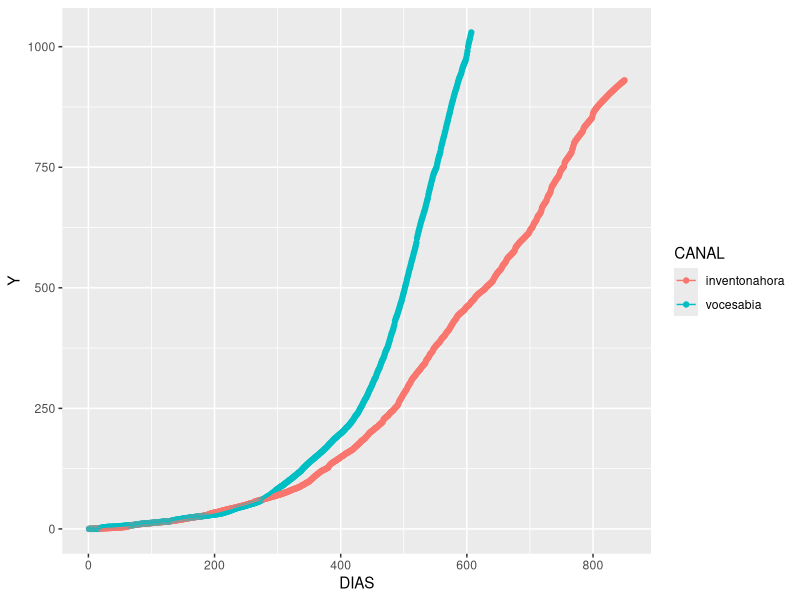
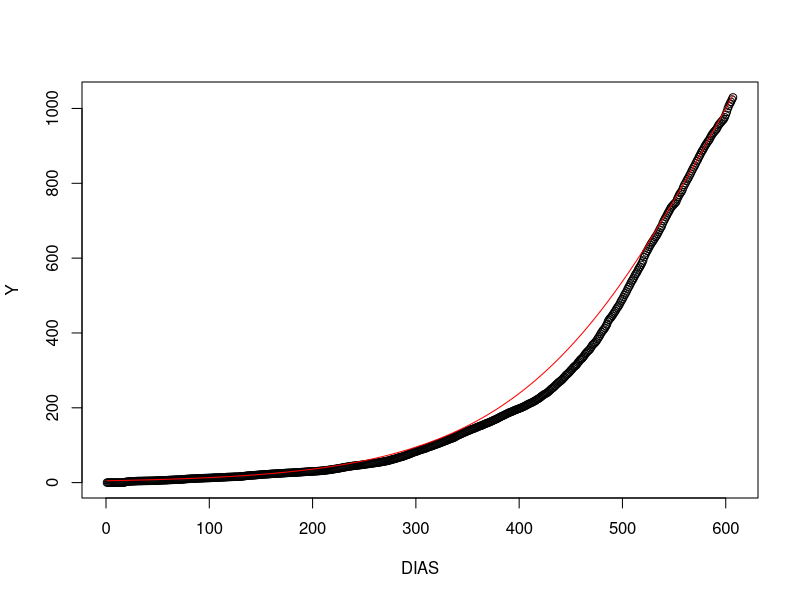
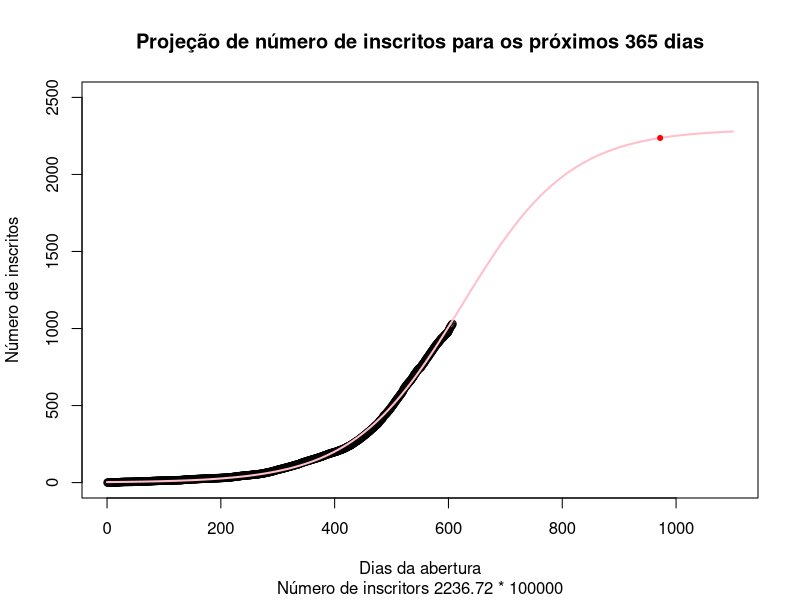
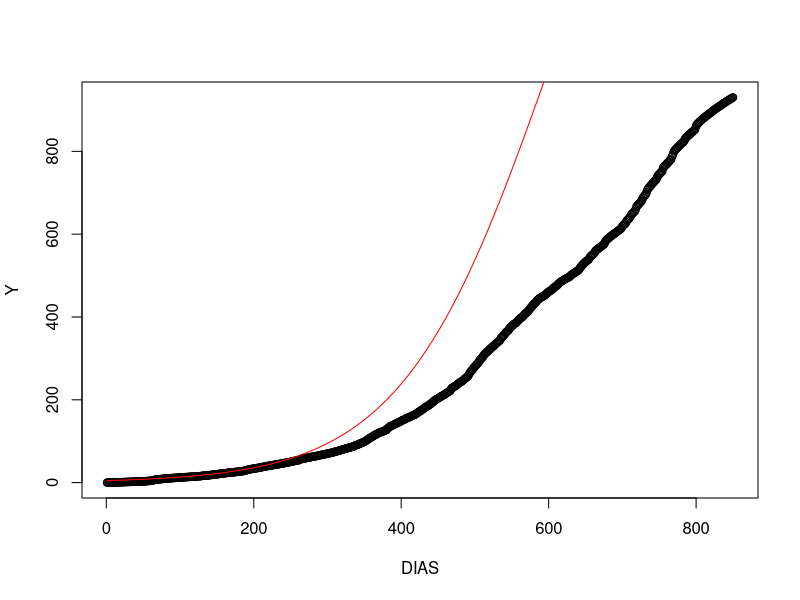
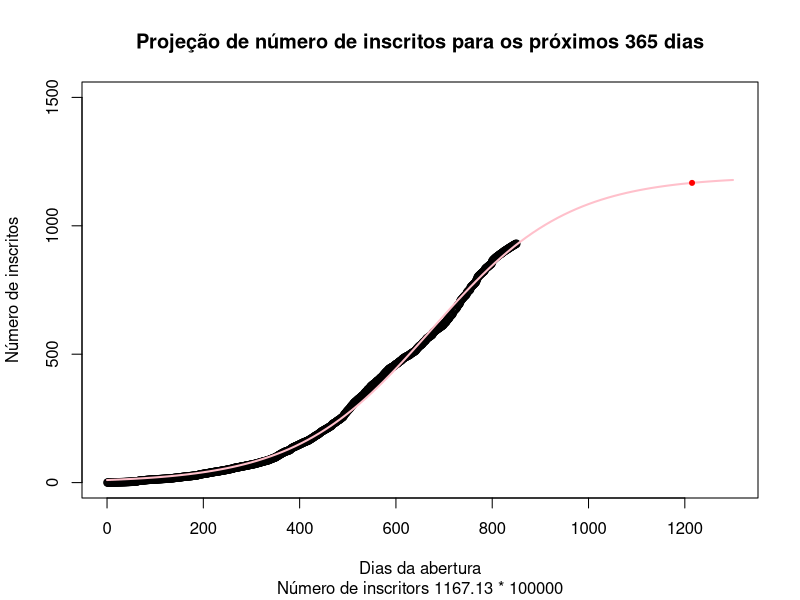

R code for these plots, in order:
#-----------------------------------------------------------------------
# Pacotes Utilizados
library(tidyverse)


#-----------------------------------------------------------------------
#Leitura e tratamento.

dados <- read.table("youtube.txt", header = TRUE)

dados <- dados %>%
         group_by(CANAL) %>%
         arrange(DIAS) %>%
         mutate(Y = cumsum(VIEWS)/100000) %>%
         ungroup()

#-----------------------------------------------------------------------
#Visualização dos dados

ggplot(data = dados,
       mapping = aes(x = DIAS, y = Y, color = CANAL)) +
  geom_point() +
  stat_summary(geom = "line", fun = "mean")

#-----------------------------------------------------------------------
#Função logistica
  # xL é o valor máximo da curva (platô)  
  # xbeta0 ponto médio da curva no xdia
  # xbeta declividade da curva

fn_logistic <- function( xdias, xL, xbeta, xbeta0 ){
  
  out <- xL/(1+exp(xbeta*(xdias - xbeta0)))

}

#-----------------------------------------------------------------------


canal_a <- dados %>%
            filter(CANAL == "vocesabia")


plot(Y ~ DIAS, data = canal_a )

start <- list(L = 2000, M = 600, B = -0.01)

with(start,
     curve(L/(1 + exp(B * (x - M))), add = TRUE, col = "red"))

n0 <- nls(Y ~ L/(1 + exp(B * (DIAS - M))),
          data = canal_a,
          start = start,
          trace = TRUE)

fit <- as.list(coef(n0))

last_day <- tail(canal_a$DIAS, n=1) + 365

nviews <- predict(n0, newdata = list(DIAS = last_day))

subtitle <- sprintf("Número de inscritors %s * 100000", round(nviews,2))

plot(Y ~ DIAS,
     data = canal_a,
     xlim = c(0, 1100),
     ylim = c(0, 2500),
     ylab = "Número de inscritos",
     xlab = "Dias da abertura",
     main ="Projeção de número de inscritos para os próximos 365 dias",
     sub = subtitle)

with(fit,
     curve(L/(1 + exp(B * (x - M))),
           add = TRUE,
           lwd = 2,
           col = "pink"))
points(x = last_day, pch = 20, col = "red",
       y = nviews)


#-----------------------------------------------------------------------


canal_b <- dados %>%
  filter(CANAL == "inventonahora")


plot(Y ~ DIAS, data = canal_b )

start <- list(L = 2000, M = 600, B = -0.01)

with(start,
     curve(L/(1 + exp(B * (x - M))), add = TRUE, col = "red"))

n0 <- nls(Y ~ L/(1 + exp(B * (DIAS - M))),
          data = canal_b,
          start = start,
          trace = TRUE)

fit <- as.list(coef(n0))

last_day <- tail(canal_b$DIAS, n=1) + 365

nviews <- predict(n0, newdata = list(DIAS = last_day))

subtitle <- sprintf("Número de inscritors %s * 100000", round(nviews,2))

plot(Y ~ DIAS,
     data = canal_b,
     xlim = c(0, 1300),
     ylim = c(0, 1500),
     ylab = "Número de inscritos",
     xlab = "Dias da abertura",
     main ="Projeção de número de inscritos para os próximos 365 dias",
     sub = subtitle)

with(fit,
     curve(L/(1 + exp(B * (x - M))),
           add = TRUE,
           lwd = 2,
           col = "pink"))
points(x = last_day, pch = 20, col = "red",
       y = nviews)








